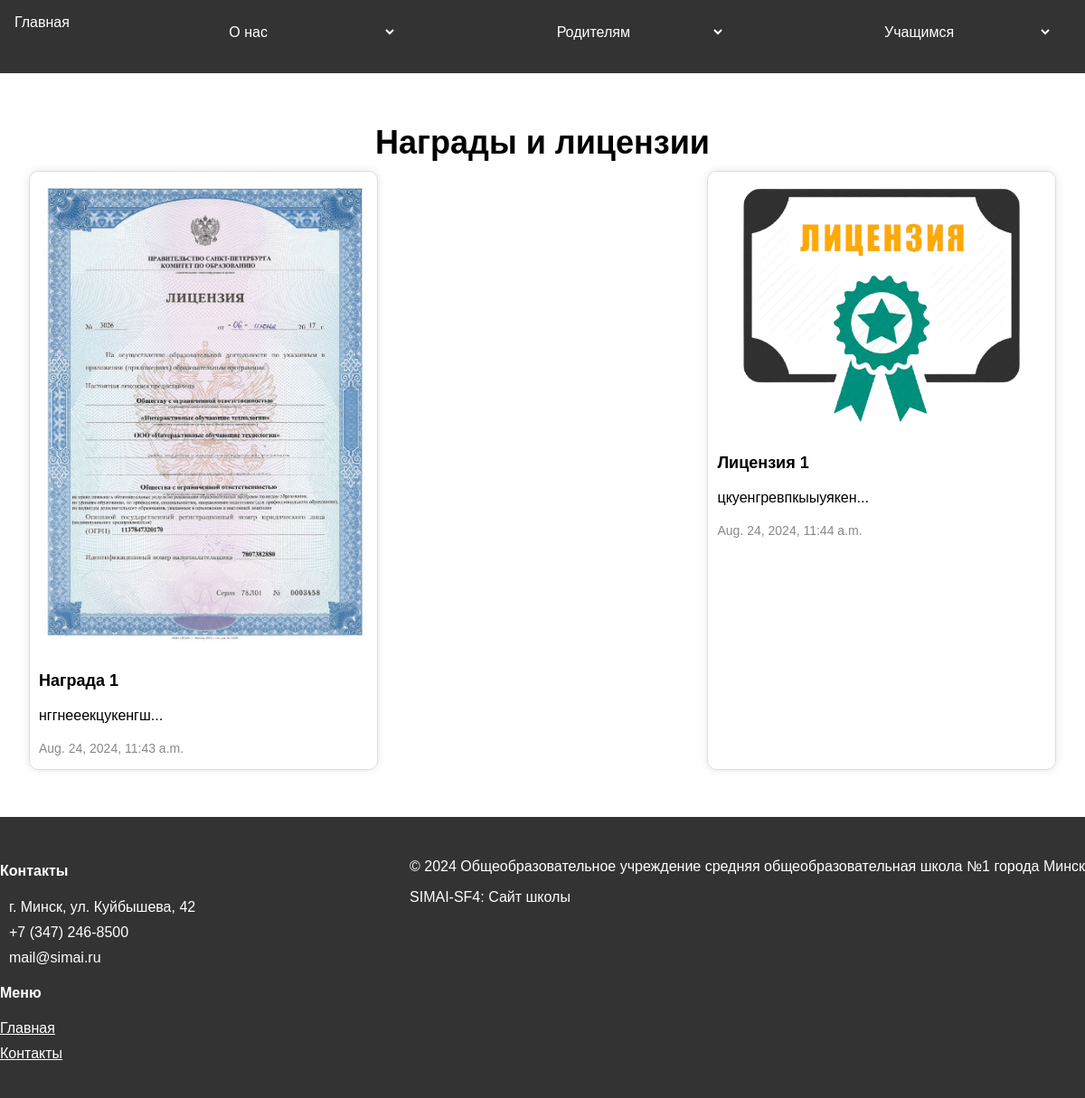
Screenshot of /smth/awards/ with the database file from the repository.
### smth/models.py (models this page shows)
class Award(models.Model):
    name = models.CharField(max_length=255)
    description = models.TextField()
    image = models.ImageField(upload_to='award_images')
    created_at = models.DateTimeField(auto_now_add=True)

### smth/views.py (the view)
# urls.py: path('awards/', views.award_list, name='award_list'),
def award_list(request):
    return render(request, 'award.html', {'awards': Award.objects.all()})

### smth/templates/award.html (shortened to what this page needs)
{% extends 'base.html' %}
{% block content %}
  <h1>Награды и лицензии</h1>
  <div class="container">
    {% for award in awards %}
      <div class="award-item">
        <img src="{{ award.image.url }}" alt="{{ award.name }}">
        <h2 class="title">{{ award.name }}</h2>
        <p class="description">{{ award.description|truncatechars:150 }}...</p>
        <p class="date">{{ award.created_at }}</p>
      </div>
    {% endfor %}
  </div>
{% endblock %}

### static/styles.css (style rules this page uses)
body { font-family: Arial, sans-serif; margin: 0; padding: 0; }
h1 { font-size: 36px; margin-bottom: 10px; }
img { width: 100%; height: 150px; object-fit: cover; border-radius: 10px; margin-bottom: 10px; }
.container { display: flex; flex-wrap: wrap; justify-content: space-between; }

### smth/templates/base.html (style rules this page uses)
.container { display: flex; flex-wrap: wrap; justify-content: space-between; }

### smth/templates/award.html (style rules this page uses)
.award-item { width: 32%; margin-bottom: 20px; border: 1px solid #ddd; border-radius: 10px; padding: 10px; box-shadow: 0 0 10px rgba(0, 0, 0, 0.1); }
.award-item img { width: 100%; height: auto; border-top-left-radius: 10px; border-top-right-radius: 10px; }
.award-item .title { font-size: 18px; font-weight: bold; margin-bottom: 10px; }
.award-item .description { font-size: 16px; line-height: 1.5; overflow: hidden; text-overflow: ellipsis; white-space: nowrap; }
.award-item .date { font-size: 14px; color: #888; margin-bottom: 5px; }

### rows the page displays
Award: image (picture), name "Награда 1", description "нггнееекцукенгш", created_at "Aug. 24, 2024, 11:43 a.m."
Award: image (picture), name "Лицензия 1", description "цкуенгревпкыыуякен", created_at "Aug. 24, 2024, 11:44 a.m."
